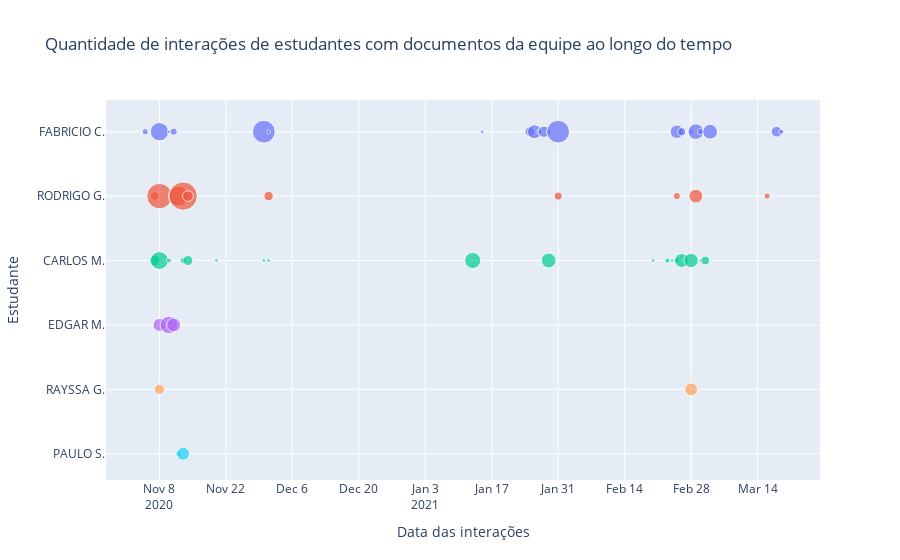

Notebook source saved alongside this figure:
### Code cell
fig = px.scatter(df4, 
                 x=df4.index, 
                 y="actor", 
                 size="total", 
                 color="actor", 
                 height=500, 
                 labels=users, 
                 title="Quantidade de interações de estudantes com documentos da equipe ao longo do tempo",
                )
# fig.update_xaxes(rangeslider_visible=True, rangeselector_bgcolor='#4287f5', rangeselector_activecolor='#4287f5')
# fig.update_traces(marker=dict(size=14), selector=dict(mode='markers'))
fig.layout.update(showlegend=False)
fig.show()

### Figure 1 — Plotly figure (JSON) as saved in the notebook; plotly's stock layout.template omitted (floating-point values rounded to 4 significant figures)
{"data": [{"hovertemplate": "Estudante=%{y}<br>Data das interações=%{x}<br>Interações totais (tamanho da circuferência)=%{marker.size}<extra></extra>", "legendgroup": "FABRICIO C.", "marker": {"color": "#636efa", "size": [3, 26, 1, 4, 40, 1, 1, 7, 15, 2, 10, 2, 40, 14, 5, 2, 19, 3, 17, 9, 2], "sizemode": "area", "sizeref": 0.155, "symbol": "circle"}, "mode": "markers", "name": "FABRICIO C.", "orientation": "v", "showlegend": true, "type": "scatter", "x": ["2020-11-05", "2020-11-08", "2020-11-10", "2020-11-11", "2020-11-30", "2020-12-01", "2021-01-15", "2021-01-25", "2021-01-26", "2021-01-27", "2021-01-28", "2021-01-29", "2021-01-31", "2021-02-25", "2021-02-26", "2021-02-28", "2021-03-01", "2021-03-02", "2021-03-04", "2021-03-18", "2021-03-19"], "xaxis": "x", "y": ["FABRICIO C.", "FABRICIO C.", "FABRICIO C.", "FABRICIO C.", "FABRICIO C.", "FABRICIO C.", "FABRICIO C.", "FABRICIO C.", "FABRICIO C.", "FABRICIO C.", "FABRICIO C.", "FABRICIO C.", "FABRICIO C.", "FABRICIO C.", "FABRICIO C.", "FABRICIO C.", "FABRICIO C.", "FABRICIO C.", "FABRICIO C.", "FABRICIO C.", "FABRICIO C."], "yaxis": "y"}, {"hovertemplate": "Estudante=%{y}<br>Data das interações=%{x}<br>Interações totais (tamanho da circuferência)=%{marker.size}<extra></extra>", "legendgroup": "RODRIGO G.", "marker": {"color": "#EF553B", "size": [6, 50, 31, 62, 9, 7, 5, 4, 15, 3], "sizemode": "area", "sizeref": 0.155, "symbol": "circle"}, "mode": "markers", "name": "RODRIGO G.", "orientation": "v", "showlegend": true, "type": "scatter", "x": ["2020-11-07", "2020-11-08", "2020-11-12", "2020-11-13", "2020-11-14", "2020-12-01", "2021-01-31", "2021-02-25", "2021-03-01", "2021-03-16"], "xaxis": "x", "y": ["RODRIGO G.", "RODRIGO G.", "RODRIGO G.", "RODRIGO G.", "RODRIGO G.", "RODRIGO G.", "RODRIGO G.", "RODRIGO G.", "RODRIGO G.", "RODRIGO G."], "yaxis": "y"}, {"hovertemplate": "Estudante=%{y}<br>Data das interações=%{x}<br>Interações totais (tamanho da circuferência)=%{marker.size}<extra></extra>", "legendgroup": "CARLOS M.", "marker": {"color": "#00cc96", "size": [9, 25, 2, 3, 8, 1, 1, 1, 20, 17, 1, 2, 1, 3, 15, 16, 1, 6], "sizemode": "area", "sizeref": 0.155, "symbol": "circle"}, "mode": "markers", "name": "CARLOS M.", "orientation": "v", "showlegend": true, "type": "scatter", "x": ["2020-11-07", "2020-11-08", "2020-11-10", "2020-11-13", "2020-11-14", "2020-11-20", "2020-11-30", "2020-12-01", "2021-01-13", "2021-01-29", "2021-02-20", "2021-02-23", "2021-02-24", "2021-02-25", "2021-02-26", "2021-02-28", "2021-03-02", "2021-03-03"], "xaxis": "x", "y": ["CARLOS M.", "CARLOS M.", "CARLOS M.", "CARLOS M.", "CARLOS M.", "CARLOS M.", "CARLOS M.", "CARLOS M.", "CARLOS M.", "CARLOS M.", "CARLOS M.", "CARLOS M.", "CARLOS M.", "CARLOS M.", "CARLOS M.", "CARLOS M.", "CARLOS M.", "CARLOS M."], "yaxis": "y"}, {"hovertemplate": "Estudante=%{y}<br>Data das interações=%{x}<br>Interações totais (tamanho da circuferência)=%{marker.size}<extra></extra>", "legendgroup": "EDGAR M.", "marker": {"color": "#ab63fa", "size": [13, 24, 15], "sizemode": "area", "sizeref": 0.155, "symbol": "circle"}, "mode": "markers", "name": "EDGAR M.", "orientation": "v", "showlegend": true, "type": "scatter", "x": ["2020-11-08", "2020-11-10", "2020-11-11"], "xaxis": "x", "y": ["EDGAR M.", "EDGAR M.", "EDGAR M."], "yaxis": "y"}, {"hovertemplate": "Estudante=%{y}<br>Data das interações=%{x}<br>Interações totais (tamanho da circuferência)=%{marker.size}<extra></extra>", "legendgroup": "RAYSSA G.", "marker": {"color": "#FFA15A", "size": [8, 13], "sizemode": "area", "sizeref": 0.155, "symbol": "circle"}, "mode": "markers", "name": "RAYSSA G.", "orientation": "v", "showlegend": true, "type": "scatter", "x": ["2020-11-08", "2021-02-28"], "xaxis": "x", "y": ["RAYSSA G.", "RAYSSA G."], "yaxis": "y"}, {"hovertemplate": "Estudante=%{y}<br>Data das interações=%{x}<br>Interações totais (tamanho da circuferência)=%{marker.size}<extra></extra>", "legendgroup": "PAULO S.", "marker": {"color": "#19d3f3", "size": [3, 13], "sizemode": "area", "sizeref": 0.155, "symbol": "circle"}, "mode": "markers", "name": "PAULO S.", "orientation": "v", "showlegend": true, "type": "scatter", "x": ["2020-11-12", "2020-11-13"], "xaxis": "x", "y": ["PAULO S.", "PAULO S."], "yaxis": "y"}], "layout": {"autosize": true, "legend": {"itemsizing": "constant", "title": {"text": "Estudante"}, "tracegroupgap": 0}, "showlegend": false, "title": {"text": "Quantidade de interações de estudantes com documentos da equipe ao longo do tempo"}, "xaxis": {"anchor": "y", "autorange": true, "domain": [0, 1], "range": ["2020-10-27 16:34:46.007", "2021-03-27 04:50:07.8362"], "title": {"text": "Data das interações"}, "type": "date"}, "yaxis": {"anchor": "x", "autorange": true, "categoryarray": ["PAULO S.", "RAYSSA G.", "EDGAR M.", "CARLOS M.", "RODRIGO G.", "FABRICIO C."], "categoryorder": "array", "domain": [0, 1], "range": [-0.4335, 5.535], "title": {"text": "Estudante"}, "type": "category"}}}
